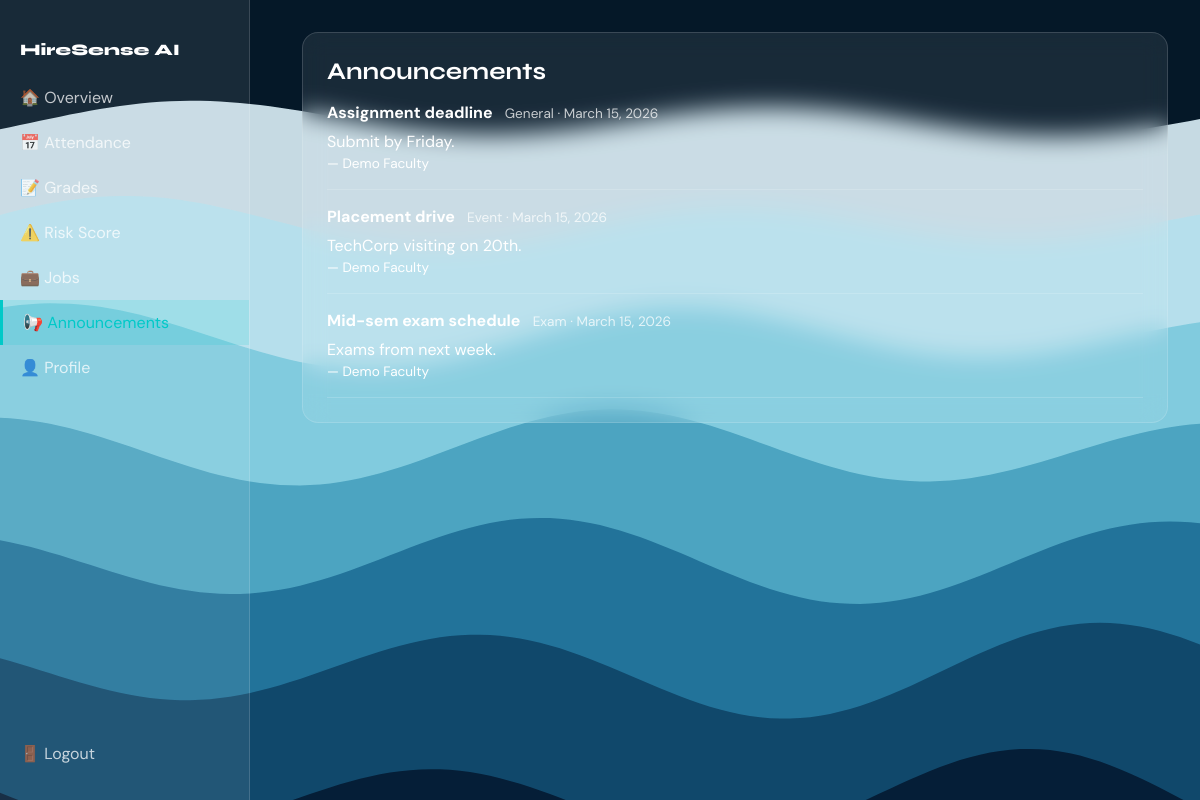
/student/announcements/ (signed in), run on the app's committed database.
### faculty/models.py (models this page shows, shortened)
class Announcement(models.Model):
    CATEGORY_CHOICES = [
        ('event', 'Event'),
        ('exam', 'Exam'),
        ('general', 'General'),
    ]
    posted_by = models.ForeignKey(settings.AUTH_USER_MODEL, on_delete=models.CASCADE, related_name='announcements')
    title = models.CharField(max_length=200)
    description = models.TextField(blank=True)
    category = models.CharField(max_length=20, choices=CATEGORY_CHOICES, default='general')
    created_at = models.DateTimeField(auto_now_add=True)
    is_active = models.BooleanField(default=True)
    class Meta:
        ordering = ['-created_at']

### accounts/models.py (models this page shows, shortened)
class CustomUser(AbstractUser):
    ROLE_CHOICES = [
        ('student', 'Student'),
        ('faculty', 'Faculty'),
        ('company', 'Company'),
    ]
    role = models.CharField(max_length=20, choices=ROLE_CHOICES, default='student')
    phone = models.CharField(max_length=20, blank=True)
    profile_photo = models.ImageField(upload_to='profiles/', blank=True, null=True)
    college = models.CharField(max_length=200, blank=True)
    is_profile_complete = models.BooleanField(default=False)

### students/views.py (the view)
# urls.py: path('announcements/', views.announcements, name='announcements'),
@login_required
@role_required('student')
def announcements(request):
    announcements_list = Announcement.objects.filter(is_active=True).order_by('-created_at')
    return render(request, 'students/announcements.html', {'announcements': announcements_list})

### templates/students/announcements.html
{% extends "base_dashboard.html" %}
{% block sidebar_links %}
  <a href="{% url 'students:dashboard' %}">🏠 Overview</a>
  <a href="{% url 'students:attendance' %}">📅 Attendance</a>
  <a href="{% url 'students:grades' %}">📝 Grades</a>
  <a href="{% url 'students:risk_score' %}">⚠️ Risk Score</a>
  <a href="{% url 'students:job_board' %}">💼 Jobs</a>
  <a href="{% url 'students:announcements' %}" class="active">📢 Announcements</a>
  <a href="{% url 'accounts:profile' %}">👤 Profile</a>
{% endblock %}
{% block dashboard_content %}
<div class="glass-card">
  <h2>Announcements</h2>
  {% for a in announcements %}
  <div style="padding: 1rem 0; border-bottom: 1px solid var(--glass-border);">
    <strong>{{ a.title }}</strong>
    <span style="font-size: 0.85rem; color: var(--text-secondary); margin-left: 0.5rem;">{{ a.get_category_display }} · {{ a.created_at|date }}</span>
    <p style="margin: 0.5rem 0 0;">{{ a.description }}</p>
    <span style="font-size: 0.85rem;">— {{ a.posted_by.get_full_name|default:a.posted_by.email }}</span>
  </div>
  {% empty %}
  <p>No announcements.</p>
  {% endfor %}
</div>
{% endblock %}

### static/css/main.css (style rules this page uses)
:root { --teal: #00C9C8; --purple: #7C5CBF; --navy: #051828; --glass-bg: rgba(255,255,255,0.08); --glass-border: rgba(255,255,255,0.15); --text-primary: #FFFFFF; --text-secondary: rgba(255,255,255,0.75); }
* { box-sizing: border-box; margin: 0; padding: 0; }
html { scroll-behavior: smooth; }
body { font-family: 'DM Sans', system-ui, sans-serif; background: var(--navy); color: var(--text-primary); min-height: 100vh; -webkit-font-smoothing: antialiased; }
h1, h2, h3, h4, h5, h6 { font-family: 'Syne', sans-serif; font-weight: 700; }
.glass-card { background: var(--glass-bg); border: 1px solid var(--glass-border); backdrop-filter: blur(12px); -webkit-backdrop-filter: blur(12px); border-radius: 16px; padding: 24px; margin-bottom: 1.5rem; }
.dashboard-sidebar a, .dashboard-sidebar .sidebar-link { display: flex; align-items: center; gap: 0.75rem; padding: 0.75rem 1.25rem; color: var(--text-secondary); text-decoration: none; font-size: 1rem; transition: background 0.2s, color 0.2s; }
.dashboard-sidebar a.active { background: rgba(0,201,200,0.15); color: var(--teal); border-left: 3px solid var(--teal); }

### data on the page
Announcement: title "Assignment deadline", category "General", created_at "March 15, 2026", description "Submit by Friday.", posted_by.get_full_name "Demo Faculty"
Announcement: title "Placement drive", category "Event", created_at "March 15, 2026", description "TechCorp visiting on 20th.", posted_by.get_full_name "Demo Faculty"
Announcement: title "Mid-sem exam schedule", category "Exam", created_at "March 15, 2026", description "Exams from next week.", posted_by.get_full_name "Demo Faculty"
